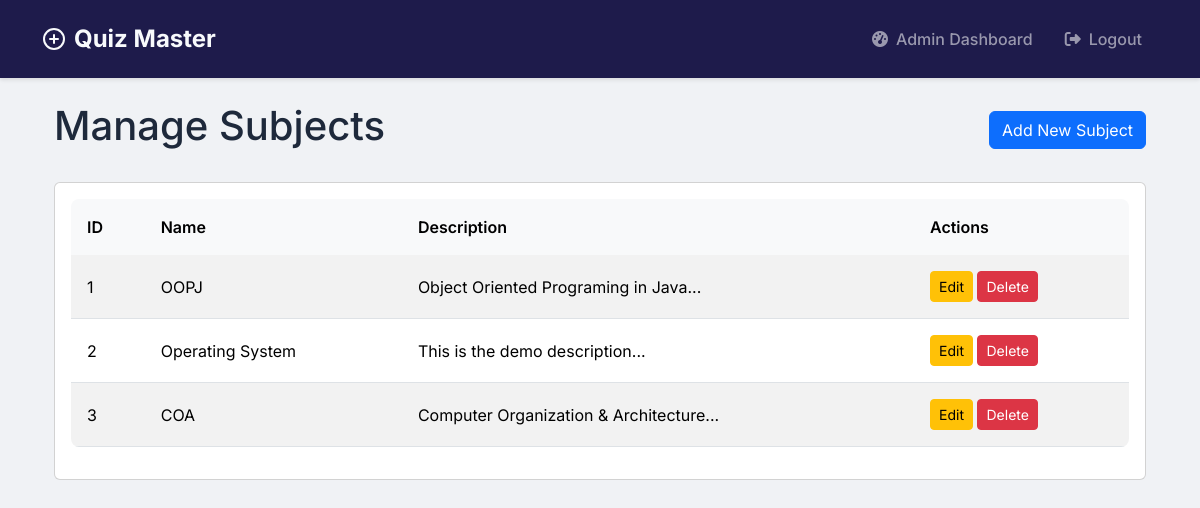
Screenshot of /admin/subjects (signed in) with the database file from the repository.
### models/models.py (models this page shows)
class Subject(db.Model):
    id = db.Column(db.Integer, primary_key=True)
    name = db.Column(db.String(100), nullable=False)
    description = db.Column(db.Text)
    chapters = db.relationship('Chapter', backref='subject', cascade='all, delete-orphan', lazy=True)

### controllers/admin.py (the view)
@admin.route('/admin/subjects', methods=['GET', 'POST'])
@login_required
@admin_required
def manage_subjects():
    form = SubjectForm()
    if form.validate_on_submit():
        subject = Subject(name=form.name.data, description=form.description.data)
        db.session.add(subject)
        db.session.commit()
        flash('Subject added successfully!', 'success')
        return redirect(url_for('admin.manage_subjects'))
    subjects = Subject.query.all()
    return render_template('admin/subjects.html', form=form, subjects=subjects)

### app.py (called while the page is built)
@login_manager.user_loader
def load_user(user_id):
    return User.query.get(int(user_id))

### controllers/admin.py (called while the page is built)
def admin_required(f):
    @wraps(f)
    def decorated_function(*args, **kwargs):
        if not current_user.is_authenticated or not current_user.is_admin:
            flash('Access denied.', 'danger')
            return redirect(url_for('auth.login'))
        return f(*args, **kwargs)
    return decorated_function

### templates/admin/subjects.html (shortened to what this page needs)
{% extends "base.html" %}
{% block content %}
<div class="container">
    <div class="d-flex justify-content-between align-items-center mb-4">
        <h1>Manage Subjects</h1>
        <button class="btn btn-primary" data-bs-toggle="modal" data-bs-target="#addSubjectModal">
            Add New Subject
        </button>
    </div>
    <div class="card">
        <div class="card-body">
            <div class="table-responsive">
                <table class="table table-striped">
                    <thead>
                        <tr>
                            <th>ID</th>
                            <th>Name</th>
                            <th>Description</th>
                            <th>Actions</th>
                        </tr>
                    </thead>
                    <tbody>
                        {% for subject in subjects %}
                        <tr>
                            <td>{{ subject.id }}</td>
                            <td>{{ subject.name }}</td>
                            <td>{{ subject.description[:100] }}...</td>
                            <td>
                                <a href="{{ url_for('admin.edit_subject', id=subject.id) }}"
                                   class="btn btn-sm btn-warning">Edit</a>
                                <a href="{{ url_for('admin.delete_subject', id=subject.id) }}"
                                   class="btn btn-sm btn-danger"
                                   onclick="return confirm('Are you sure you want to delete this subject?')">Delete</a>
                            </td>
                        </tr>
                        {% endfor %}
                    </tbody>
                </table>
            </div>
        </div>
    </div>
</div>
{% endblock %}

### static/css/dashboard.css (style rules this page uses)
:root { --primary-color: #4361ee; --primary-hover: #3a56d4; --secondary-color: #3f37c9; --success-color: #4cc9f0; --info-color: #4895ef; --warning-color: #f72585; --danger-color: #e63946; --light-color: #f8f9fa; --dark-color: #212529; --gray-100: #f8f9fa; --gray-200: #e9ecef; --gray-300: #dee2e6; --gray-400: #ced4da; --gray-500: #adb5bd; --gray-600: #6c757d; --gray-700: #495057; --gray-800: #343a40; --gray-900: #212529; --border-radius: 0.75rem; --box-shadow: 0 0.5rem 1rem rgba(0, 0, 0, 0.15); --transition: all 0.3s ease; }
body { background-color: #f0f2f5; color: var(--gray-800); font-family: 'Inter', sans-serif; }

### static/css/auth.css (style rules this page uses)
:root { --primary-color: #4A90E2; --primary-dark: #357ABD; --text-primary: #2C3E50; --text-secondary: #7F8C8D; --error-color: #E74C3C; --border-radius: 12px; --input-bg: #F5F7FA; --transition: all 0.3s ease; }

### static/css/quiz.css (style rules this page uses)
:root { --primary-color: #4361ee; --primary-dark: #3a56d4; --primary-light: rgba(67, 97, 238, 0.1); --secondary-color: #3f37c9; --success-color: #4cc9f0; --success-dark: #0096c7; --warning-color: #ffd166; --warning-dark: #f9c74f; --danger-color: #ef476f; --danger-dark: #e63946; --text-primary: #2b2d42; --text-secondary: #6c757d; --background-color: #f8f9fa; --card-bg: #ffffff; --border-radius: 1rem; --border-radius-sm: 0.5rem; --box-shadow: 0 10px 15px -3px rgba(0, 0, 0, 0.1), 0 4px 6px -2px rgba(0, 0, 0, 0.05); --transition: all 0.3s ease; }

### static/css/results.css (style rules this page uses)
.table { border-radius: 0.5rem; overflow: hidden; }
.table thead th { background-color: var(--gray-100); border-bottom: none; font-weight: 600; padding: 1rem; }
.table tbody td { padding: 1rem; vertical-align: middle; }

### templates/base.html (style rules this page uses)
:root { --primary-color: #4361ee; --secondary-color: #3f37c9; --dark-color: #1e1b4b; --light-color: #f8fafc; }
body { font-family: 'Inter', sans-serif; background-color: #f0f2f5; color: #1e293b; }

### rows the page displays
Subject: id "1", name "OOPJ", description "Object Oriented Programing in Java"
Subject: id "2", name "Operating System", description "This is the demo description"
Subject: id "3", name "COA", description "Computer Organization & Architecture"
